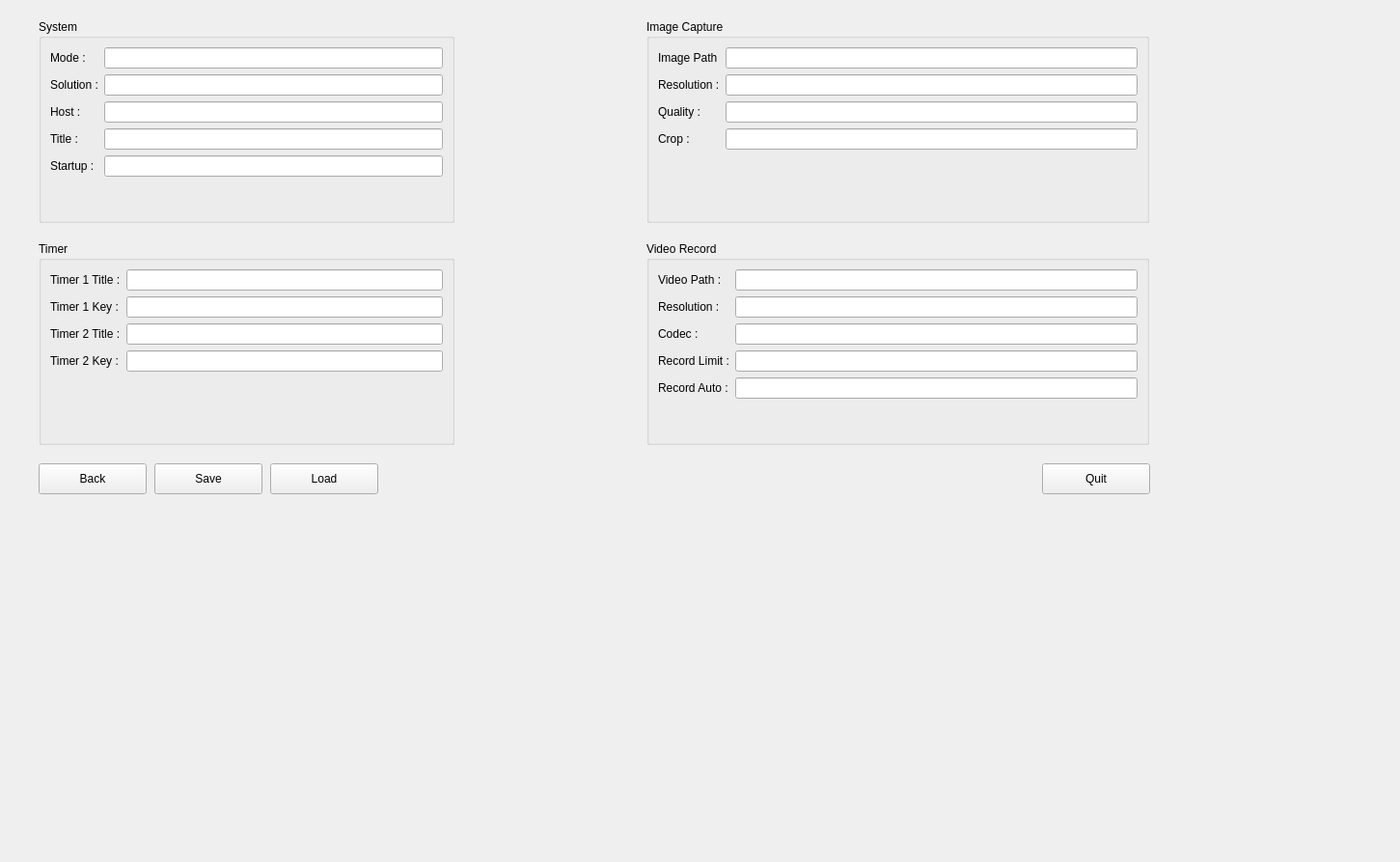
<?xml version="1.0" encoding="UTF-8"?>
<ui version="4.0">
 <class>SettingController</class>
 <widget class="QWidget" name="SettingController">
  <property name="geometry">
   <rect>
    <x>0</x>
    <y>0</y>
    <width>1451</width>
    <height>893</height>
   </rect>
  </property>
  <property name="windowTitle">
   <string>Form</string>
  </property>
  <widget class="QGroupBox" name="groupBox">
   <property name="geometry">
    <rect>
     <x>40</x>
     <y>20</y>
     <width>431</width>
     <height>211</height>
    </rect>
   </property>
   <property name="title">
    <string>System</string>
   </property>
   <layout class="QHBoxLayout" name="horizontalLayout">
    <item>
     <layout class="QFormLayout" name="formLayout">
      <item row="0" column="1">
       <widget class="QLineEdit" name="system_mode"/>
      </item>
      <item row="0" column="0">
       <widget class="QLabel" name="label">
        <property name="text">
         <string>Mode :</string>
        </property>
       </widget>
      </item>
      <item row="1" column="0">
       <widget class="QLabel" name="label_2">
        <property name="text">
         <string>Solution :</string>
        </property>
       </widget>
      </item>
      <item row="1" column="1">
       <widget class="QLineEdit" name="system_name"/>
      </item>
      <item row="2" column="0">
       <widget class="QLabel" name="label_3">
        <property name="text">
         <string>Host :</string>
        </property>
       </widget>
      </item>
      <item row="2" column="1">
       <widget class="QLineEdit" name="system_host">
        <property name="minimumSize">
         <size>
          <width>300</width>
          <height>0</height>
         </size>
        </property>
       </widget>
      </item>
      <item row="3" column="0">
       <widget class="QLabel" name="label_4">
        <property name="text">
         <string>Title :</string>
        </property>
       </widget>
      </item>
      <item row="3" column="1">
       <widget class="QLineEdit" name="system_title">
        <property name="minimumSize">
         <size>
          <width>300</width>
          <height>0</height>
         </size>
        </property>
       </widget>
      </item>
      <item row="4" column="0">
       <widget class="QLabel" name="sss">
        <property name="text">
         <string>Startup :</string>
        </property>
       </widget>
      </item>
      <item row="4" column="1">
       <widget class="QLineEdit" name="system_startup"/>
      </item>
     </layout>
    </item>
   </layout>
  </widget>
  <widget class="QGroupBox" name="groupBox_3">
   <property name="geometry">
    <rect>
     <x>40</x>
     <y>250</y>
     <width>431</width>
     <height>211</height>
    </rect>
   </property>
   <property name="title">
    <string>Timer</string>
   </property>
   <layout class="QHBoxLayout" name="horizontalLayout_3">
    <item>
     <layout class="QFormLayout" name="formLayout_3">
      <item row="0" column="0">
       <widget class="QLabel" name="label_11">
        <property name="text">
         <string>Timer 1 Title :</string>
        </property>
       </widget>
      </item>
      <item row="0" column="1">
       <widget class="QLineEdit" name="timer_1_title"/>
      </item>
      <item row="1" column="0">
       <widget class="QLabel" name="label_12">
        <property name="text">
         <string>Timer 1 Key :</string>
        </property>
       </widget>
      </item>
      <item row="1" column="1">
       <widget class="QLineEdit" name="timer_1_key"/>
      </item>
      <item row="3" column="0">
       <widget class="QLabel" name="label_25">
        <property name="text">
         <string>Timer 2 Key :</string>
        </property>
       </widget>
      </item>
      <item row="2" column="0">
       <widget class="QLabel" name="label_24">
        <property name="text">
         <string>Timer 2 Title :</string>
        </property>
       </widget>
      </item>
      <item row="2" column="1">
       <widget class="QLineEdit" name="timer_2_title"/>
      </item>
      <item row="3" column="1">
       <widget class="QLineEdit" name="timer_2_key"/>
      </item>
     </layout>
    </item>
   </layout>
  </widget>
  <widget class="QGroupBox" name="groupBox_4">
   <property name="geometry">
    <rect>
     <x>670</x>
     <y>250</y>
     <width>521</width>
     <height>211</height>
    </rect>
   </property>
   <property name="title">
    <string>Video Record</string>
   </property>
   <layout class="QHBoxLayout" name="horizontalLayout_5">
    <item>
     <layout class="QFormLayout" name="formLayout_5">
      <item row="0" column="1">
       <widget class="QLineEdit" name="video_path">
        <property name="minimumSize">
         <size>
          <width>400</width>
          <height>0</height>
         </size>
        </property>
       </widget>
      </item>
      <item row="0" column="0">
       <widget class="QLabel" name="label_15">
        <property name="text">
         <string>Video Path :</string>
        </property>
       </widget>
      </item>
      <item row="1" column="0">
       <widget class="QLabel" name="label_16">
        <property name="text">
         <string>Resolution :</string>
        </property>
       </widget>
      </item>
      <item row="1" column="1">
       <widget class="QLineEdit" name="video_resolution"/>
      </item>
      <item row="3" column="0">
       <widget class="QLabel" name="label_17">
        <property name="text">
         <string>Record Limit :</string>
        </property>
       </widget>
      </item>
      <item row="3" column="1">
       <widget class="QLineEdit" name="video_record_limit"/>
      </item>
      <item row="4" column="0">
       <widget class="QLabel" name="label_18">
        <property name="text">
         <string>Record Auto :</string>
        </property>
       </widget>
      </item>
      <item row="4" column="1">
       <widget class="QLineEdit" name="video_record_auto"/>
      </item>
      <item row="2" column="0">
       <widget class="QLabel" name="label_10">
        <property name="text">
         <string>Codec :</string>
        </property>
       </widget>
      </item>
      <item row="2" column="1">
       <widget class="QLineEdit" name="video_codec"/>
      </item>
     </layout>
    </item>
   </layout>
  </widget>
  <widget class="QGroupBox" name="groupBox_5">
   <property name="geometry">
    <rect>
     <x>670</x>
     <y>20</y>
     <width>521</width>
     <height>211</height>
    </rect>
   </property>
   <property name="title">
    <string>Image Capture</string>
   </property>
   <layout class="QHBoxLayout" name="horizontalLayout_6">
    <item>
     <layout class="QFormLayout" name="formLayout_6">
      <item row="0" column="0">
       <widget class="QLabel" name="label_19">
        <property name="text">
         <string>Image Path</string>
        </property>
       </widget>
      </item>
      <item row="0" column="1">
       <widget class="QLineEdit" name="image_path">
        <property name="minimumSize">
         <size>
          <width>400</width>
          <height>0</height>
         </size>
        </property>
       </widget>
      </item>
      <item row="1" column="0">
       <widget class="QLabel" name="label_20">
        <property name="text">
         <string>Resolution :</string>
        </property>
       </widget>
      </item>
      <item row="1" column="1">
       <widget class="QLineEdit" name="image_resolution"/>
      </item>
      <item row="2" column="0">
       <widget class="QLabel" name="label_23">
        <property name="text">
         <string>Quality :</string>
        </property>
       </widget>
      </item>
      <item row="2" column="1">
       <widget class="QLineEdit" name="image_quality"/>
      </item>
      <item row="3" column="0">
       <widget class="QLabel" name="label_21">
        <property name="text">
         <string>Crop :</string>
        </property>
       </widget>
      </item>
      <item row="3" column="1">
       <widget class="QLineEdit" name="image_crop"/>
      </item>
     </layout>
    </item>
   </layout>
  </widget>
  <widget class="QPushButton" name="reset_btn">
   <property name="geometry">
    <rect>
     <x>40</x>
     <y>480</y>
     <width>112</width>
     <height>32</height>
    </rect>
   </property>
   <property name="text">
    <string>Back</string>
   </property>
  </widget>
  <widget class="QPushButton" name="save_btn">
   <property name="geometry">
    <rect>
     <x>160</x>
     <y>480</y>
     <width>112</width>
     <height>32</height>
    </rect>
   </property>
   <property name="text">
    <string>Save</string>
   </property>
  </widget>
  <widget class="QPushButton" name="load_btn">
   <property name="geometry">
    <rect>
     <x>280</x>
     <y>480</y>
     <width>112</width>
     <height>32</height>
    </rect>
   </property>
   <property name="text">
    <string>Load</string>
   </property>
  </widget>
  <widget class="QPushButton" name="quit_btn">
   <property name="geometry">
    <rect>
     <x>1080</x>
     <y>480</y>
     <width>112</width>
     <height>32</height>
    </rect>
   </property>
   <property name="text">
    <string>Quit</string>
   </property>
  </widget>
 </widget>
 <resources/>
 <connections/>
</ui>
